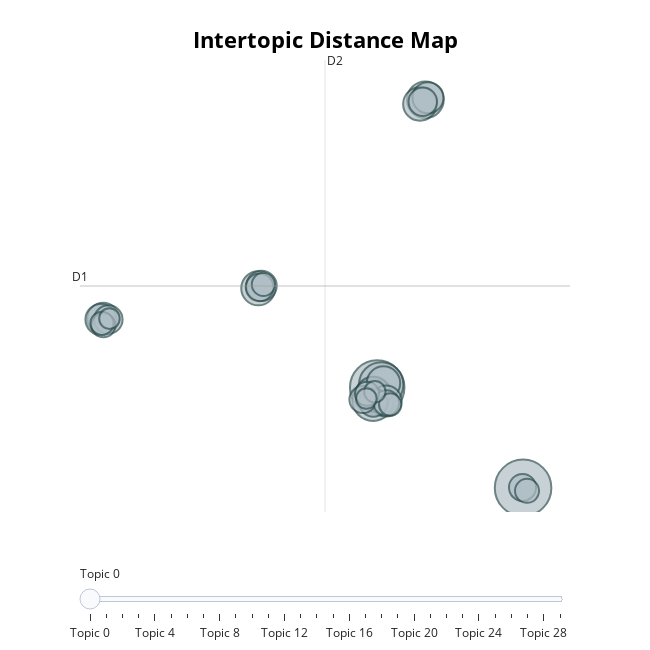

The cell this chart's notebook holds for it:
### Code cell
topic_model.visualize_topics()

### Figure 1 — Plotly figure (JSON) as saved in the notebook; plotly's stock layout.template omitted (floating-point values rounded to 4 significant figures)
{"data": [{"customdata": [[0, "law | international | the | of | legal", 83], [1, "and | to | the | of | business", 77], [2, "financial | the | of | to | accounting", 51], [3, "language | in | of | the | and", 45], [4, "art | the | dutch | of | and", 35], [5, "thesis | the | research | to | supervisor", 32], [6, "contents | consult | recent | most | information", 30], [7, "the | and | to | game | of", 29], [8, "the | of | and | ancient | in", 29], [9, "development | and | the | in | of", 26], [10, "conflict | and | the | political | of", 25], [11, "media | and | to | of | the", 25], [12, "physics | quantum | the | of | and", 25], [13, "registration | contents | consult | recent | most", 24], [14, "en | de | van | het | een", 21], [15, "health | and | the | in | of", 21], [16, "literary | and | literature | of | the", 21], [17, "vu | offered | at | amsterdam | university", 20], [18, "eu | european | the | of | and", 19], [19, "brain | neuroscience | cognitive | of | the", 19], [20, "logic | theory | of | the | and", 17], [21, "gis | and | in | course | the", 15], [22, "biology | cell | the | of | biomedical", 15], [23, "europe | european | the | and | of", 15], [24, "announced | registration | be | will | url", 14], [25, "environmental | and | the | to | governance", 14], [26, "systems | and | the | computing | hpc", 13], [27, "forensic | the | scene | evidence | crime", 12], [28, "and | social | in | the | dyslexia", 11], [29, "gender | sexuality | and | of | the", 11]], "hovertemplate": "<b>Topic %{customdata[0]}</b><br>%{customdata[1]}<br>Size: %{customdata[2]}", "legendgroup": "", "marker": {"color": "#B0BEC5", "line": {"color": "DarkSlateGrey", "width": 2}, "size": [83, 77, 51, 45, 35, 32, 30, 29, 29, 26, 25, 25, 25, 24, 21, 21, 21, 20, 19, 19, 17, 15, 15, 15, 14, 14, 13, 12, 11, 11], "sizemode": "area", "sizeref": 0.05187, "symbol": "circle"}, "mode": "markers", "name": "", "orientation": "v", "showlegend": false, "type": "scatter", "x": [21.42, 10.37, 10.67, 10.05, 14.01, 10.06, 1.35, 10.84, 13.6, -10.4, -10.57, 14.21, 11.04, 1.597, 10.07, -10.01, 13.82, 1.455, 21.38, 9.283, 11.06, -10.39, 9.593, 21.72, 1.741, -10.49, 11.35, 10.19, 9.545, -9.927], "xaxis": "x", "y": [-13.92, -3.796, -3.499, -5.07, 25.19, -4.481, 6.191, -3.352, 24.77, 3.136, 3.054, 25.39, -5.172, 6.437, -5.306, 3.044, 24.99, 6.296, -13.88, -5.019, -5.357, 2.463, -4.44, -14.22, 6.581, 2.66, -5.52, -4.236, -4.918, 3.14], "yaxis": "y"}], "layout": {"annotations": [{"showarrow": false, "text": "D1", "x": -12.16, "y": 6.424, "yshift": 10}, {"showarrow": false, "text": "D2", "x": 6.409, "xshift": 10, "y": 29.2}], "height": 650, "hoverlabel": {"bgcolor": "white", "font": {"family": "Rockwell", "size": 16}}, "legend": {"itemsizing": "constant", "tracegroupgap": 0}, "margin": {"t": 60}, "shapes": [{"line": {"color": "#CFD8DC", "width": 2}, "type": "line", "x0": 6.409, "x1": 6.409, "y0": -16.35, "y1": 29.2}, {"line": {"color": "#9E9E9E", "width": 2}, "type": "line", "x0": -12.16, "x1": 24.98, "y0": 6.424, "y1": 6.424}], "sliders": [{"active": 0, "pad": {"t": 50}, "steps": [{"args": [{"marker.color": [["red", "#B0BEC5", "#B0BEC5", "#B0BEC5", "#B0BEC5", "#B0BEC5", "#B0BEC5", "#B0BEC5", "#B0BEC5", "#B0BEC5", "#B0BEC5", "#B0BEC5", "#B0BEC5", "#B0BEC5", "#B0BEC5", "#B0BEC5", "#B0BEC5", "#B0BEC5", "#B0BEC5", "#B0BEC5", "#B0BEC5", "#B0BEC5", "#B0BEC5", "#B0BEC5", "#B0BEC5", "#B0BEC5", "#B0BEC5", "#B0BEC5", "#B0BEC5", "#B0BEC5"]]}], "label": "Topic 0", "method": "update"}, {"args": [{"marker.color": [["#B0BEC5", "red", "#B0BEC5", "#B0BEC5", "#B0BEC5", "#B0BEC5", "#B0BEC5", "#B0BEC5", "#B0BEC5", "#B0BEC5", "#B0BEC5", "#B0BEC5", "#B0BEC5", "#B0BEC5", "#B0BEC5", "#B0BEC5", "#B0BEC5", "#B0BEC5", "#B0BEC5", "#B0BEC5", "#B0BEC5", "#B0BEC5", "#B0BEC5", "#B0BEC5", "#B0BEC5", "#B0BEC5", "#B0BEC5", "#B0BEC5", "#B0BEC5", "#B0BEC5"]]}], "label": "Topic 1", "method": "update"}, {"args": [{"marker.color": [["#B0BEC5", "#B0BEC5", "red", "#B0BEC5", "#B0BEC5", "#B0BEC5", "#B0BEC5", "#B0BEC5", "#B0BEC5", "#B0BEC5", "#B0BEC5", "#B0BEC5", "#B0BEC5", "#B0BEC5", "#B0BEC5", "#B0BEC5", "#B0BEC5", "#B0BEC5", "#B0BEC5", "#B0BEC5", "#B0BEC5", "#B0BEC5", "#B0BEC5", "#B0BEC5", "#B0BEC5", "#B0BEC5", "#B0BEC5", "#B0BEC5", "#B0BEC5", "#B0BEC5"]]}], "label": "Topic 2", "method": "update"}, {"args": [{"marker.color": [["#B0BEC5", "#B0BEC5", "#B0BEC5", "red", "#B0BEC5", "#B0BEC5", "#B0BEC5", "#B0BEC5", "#B0BEC5", "#B0BEC5", "#B0BEC5", "#B0BEC5", "#B0BEC5", "#B0BEC5", "#B0BEC5", "#B0BEC5", "#B0BEC5", "#B0BEC5", "#B0BEC5", "#B0BEC5", "#B0BEC5", "#B0BEC5", "#B0BEC5", "#B0BEC5", "#B0BEC5", "#B0BEC5", "#B0BEC5", "#B0BEC5", "#B0BEC5", "#B0BEC5"]]}], "label": "Topic 3", "method": "update"}, {"args": [{"marker.color": [["#B0BEC5", "#B0BEC5", "#B0BEC5", "#B0BEC5", "red", "#B0BEC5", "#B0BEC5", "#B0BEC5", "#B0BEC5", "#B0BEC5", "#B0BEC5", "#B0BEC5", "#B0BEC5", "#B0BEC5", "#B0BEC5", "#B0BEC5", "#B0BEC5", "#B0BEC5", "#B0BEC5", "#B0BEC5", "#B0BEC5", "#B0BEC5", "#B0BEC5", "#B0BEC5", "#B0BEC5", "#B0BEC5", "#B0BEC5", "#B0BEC5", "#B0BEC5", "#B0BEC5"]]}], "label": "Topic 4", "method": "update"}, {"args": [{"marker.color": [["#B0BEC5", "#B0BEC5", "#B0BEC5", "#B0BEC5", "#B0BEC5", "red", "#B0BEC5", "#B0BEC5", "#B0BEC5", "#B0BEC5", "#B0BEC5", "#B0BEC5", "#B0BEC5", "#B0BEC5", "#B0BEC5", "#B0BEC5", "#B0BEC5", "#B0BEC5", "#B0BEC5", "#B0BEC5", "#B0BEC5", "#B0BEC5", "#B0BEC5", "#B0BEC5", "#B0BEC5", "#B0BEC5", "#B0BEC5", "#B0BEC5", "#B0BEC5", "#B0BEC5"]]}], "label": "Topic 5", "method": "update"}, {"args": [{"marker.color": [["#B0BEC5", "#B0BEC5", "#B0BEC5", "#B0BEC5", "#B0BEC5", "#B0BEC5", "red", "#B0BEC5", "#B0BEC5", "#B0BEC5", "#B0BEC5", "#B0BEC5", "#B0BEC5", "#B0BEC5", "#B0BEC5", "#B0BEC5", "#B0BEC5", "#B0BEC5", "#B0BEC5", "#B0BEC5", "#B0BEC5", "#B0BEC5", "#B0BEC5", "#B0BEC5", "#B0BEC5", "#B0BEC5", "#B0BEC5", "#B0BEC5", "#B0BEC5", "#B0BEC5"]]}], "label": "Topic 6", "method": "update"}, {"args": [{"marker.color": [["#B0BEC5", "#B0BEC5", "#B0BEC5", "#B0BEC5", "#B0BEC5", "#B0BEC5", "#B0BEC5", "red", "#B0BEC5", "#B0BEC5", "#B0BEC5", "#B0BEC5", "#B0BEC5", "#B0BEC5", "#B0BEC5", "#B0BEC5", "#B0BEC5", "#B0BEC5", "#B0BEC5", "#B0BEC5", "#B0BEC5", "#B0BEC5", "#B0BEC5", "#B0BEC5", "#B0BEC5", "#B0BEC5", "#B0BEC5", "#B0BEC5", "#B0BEC5", "#B0BEC5"]]}], "label": "Topic 7", "method": "update"}, {"args": [{"marker.color": [["#B0BEC5", "#B0BEC5", "#B0BEC5", "#B0BEC5", "#B0BEC5", "#B0BEC5", "#B0BEC5", "#B0BEC5", "red", "#B0BEC5", "#B0BEC5", "#B0BEC5", "#B0BEC5", "#B0BEC5", "#B0BEC5", "#B0BEC5", "#B0BEC5", "#B0BEC5", "#B0BEC5", "#B0BEC5", "#B0BEC5", "#B0BEC5", "#B0BEC5", "#B0BEC5", "#B0BEC5", "#B0BEC5", "#B0BEC5", "#B0BEC5", "#B0BEC5", "#B0BEC5"]]}], "label": "Topic 8", "method": "update"}, {"args": [{"marker.color": [["#B0BEC5", "#B0BEC5", "#B0BEC5", "#B0BEC5", "#B0BEC5", "#B0BEC5", "#B0BEC5", "#B0BEC5", "#B0BEC5", "red", "#B0BEC5", "#B0BEC5", "#B0BEC5", "#B0BEC5", "#B0BEC5", "#B0BEC5", "#B0BEC5", "#B0BEC5", "#B0BEC5", "#B0BEC5", "#B0BEC5", "#B0BEC5", "#B0BEC5", "#B0BEC5", "#B0BEC5", "#B0BEC5", "#B0BEC5", "#B0BEC5", "#B0BEC5", "#B0BEC5"]]}], "label": "Topic 9", "method": "update"}, {"args": [{"marker.color": [["#B0BEC5", "#B0BEC5", "#B0BEC5", "#B0BEC5", "#B0BEC5", "#B0BEC5", "#B0BEC5", "#B0BEC5", "#B0BEC5", "#B0BEC5", "red", "#B0BEC5", "#B0BEC5", "#B0BEC5", "#B0BEC5", "#B0BEC5", "#B0BEC5", "#B0BEC5", "#B0BEC5", "#B0BEC5", "#B0BEC5", "#B0BEC5", "#B0BEC5", "#B0BEC5", "#B0BEC5", "#B0BEC5", "#B0BEC5", "#B0BEC5", "#B0BEC5", "#B0BEC5"]]}], "label": "Topic 10", "method": "update"}, {"args": [{"marker.color": [["#B0BEC5", "#B0BEC5", "#B0BEC5", "#B0BEC5", "#B0BEC5", "#B0BEC5", "#B0BEC5", "#B0BEC5", "#B0BEC5", "#B0BEC5", "#B0BEC5", "red", "#B0BEC5", "#B0BEC5", "#B0BEC5", "#B0BEC5", "#B0BEC5", "#B0BEC5", "#B0BEC5", "#B0BEC5", "#B0BEC5", "#B0BEC5", "#B0BEC5", "#B0BEC5", "#B0BEC5", "#B0BEC5", "#B0BEC5", "#B0BEC5", "#B0BEC5", "#B0BEC5"]]}], "label": "Topic 11", "method": "update"}, {"args": [{"marker.color": [["#B0BEC5", "#B0BEC5", "#B0BEC5", "#B0BEC5", "#B0BEC5", "#B0BEC5", "#B0BEC5", "#B0BEC5", "#B0BEC5", "#B0BEC5", "#B0BEC5", "#B0BEC5", "red", "#B0BEC5", "#B0BEC5", "#B0BEC5", "#B0BEC5", "#B0BEC5", "#B0BEC5", "#B0BEC5", "#B0BEC5", "#B0BEC5", "#B0BEC5", "#B0BEC5", "#B0BEC5", "#B0BEC5", "#B0BEC5", "#B0BEC5", "#B0BEC5", "#B0BEC5"]]}], "label": "Topic 12", "method": "update"}, {"args": [{"marker.color": [["#B0BEC5", "#B0BEC5", "#B0BEC5", "#B0BEC5", "#B0BEC5", "#B0BEC5", "#B0BEC5", "#B0BEC5", "#B0BEC5", "#B0BEC5", "#B0BEC5", "#B0BEC5", "#B0BEC5", "red", "#B0BEC5", "#B0BEC5", "#B0BEC5", "#B0BEC5", "#B0BEC5", "#B0BEC5", "#B0BEC5", "#B0BEC5", "#B0BEC5", "#B0BEC5", "#B0BEC5", "#B0BEC5", "#B0BEC5", "#B0BEC5", "#B0BEC5", "#B0BEC5"]]}], "label": "Topic 13", "method": "update"}, {"args": [{"marker.color": [["#B0BEC5", "#B0BEC5", "#B0BEC5", "#B0BEC5", "#B0BEC5", "#B0BEC5", "#B0BEC5", "#B0BEC5", "#B0BEC5", "#B0BEC5", "#B0BEC5", "#B0BEC5", "#B0BEC5", "#B0BEC5", "red", "#B0BEC5", "#B0BEC5", "#B0BEC5", "#B0BEC5", "#B0BEC5", "#B0BEC5", "#B0BEC5", "#B0BEC5", "#B0BEC5", "#B0BEC5", "#B0BEC5", "#B0BEC5", "#B0BEC5", "#B0BEC5", "#B0BEC5"]]}], "label": "Topic 14", "method": "update"}, {"args": [{"marker.color": [["#B0BEC5", "#B0BEC5", "#B0BEC5", "#B0BEC5", "#B0BEC5", "#B0BEC5", "#B0BEC5", "#B0BEC5", "#B0BEC5", "#B0BEC5", "#B0BEC5", "#B0BEC5", "#B0BEC5", "#B0BEC5", "#B0BEC5", "red", "#B0BEC5", "#B0BEC5", "#B0BEC5", "#B0BEC5", "#B0BEC5", "#B0BEC5", "#B0BEC5", "#B0BEC5", "#B0BEC5", "#B0BEC5", "#B0BEC5", "#B0BEC5", "#B0BEC5", "#B0BEC5"]]}], "label": "Topic 15", "method": "update"}, {"args": [{"marker.color": [["#B0BEC5", "#B0BEC5", "#B0BEC5", "#B0BEC5", "#B0BEC5", "#B0BEC5", "#B0BEC5", "#B0BEC5", "#B0BEC5", "#B0BEC5", "#B0BEC5", "#B0BEC5", "#B0BEC5", "#B0BEC5", "#B0BEC5", "#B0BEC5", "red", "#B0BEC5", "#B0BEC5", "#B0BEC5", "#B0BEC5", "#B0BEC5", "#B0BEC5", "#B0BEC5", "#B0BEC5", "#B0BEC5", "#B0BEC5", "#B0BEC5", "#B0BEC5", "#B0BEC5"]]}], "label": "Topic 16", "method": "update"}, {"args": [{"marker.color": [["#B0BEC5", "#B0BEC5", "#B0BEC5", "#B0BEC5", "#B0BEC5", "#B0BEC5", "#B0BEC5", "#B0BEC5", "#B0BEC5", "#B0BEC5", "#B0BEC5", "#B0BEC5", "#B0BEC5", "#B0BEC5", "#B0BEC5", "#B0BEC5", "#B0BEC5", "red", "#B0BEC5", "#B0BEC5", "#B0BEC5", "#B0BEC5", "#B0BEC5", "#B0BEC5", "#B0BEC5", "#B0BEC5", "#B0BEC5", "#B0BEC5", "#B0BEC5", "#B0BEC5"]]}], "label": "Topic 17", "method": "update"}, {"args": [{"marker.color": [["#B0BEC5", "#B0BEC5", "#B0BEC5", "#B0BEC5", "#B0BEC5", "#B0BEC5", "#B0BEC5", "#B0BEC5", "#B0BEC5", "#B0BEC5", "#B0BEC5", "#B0BEC5", "#B0BEC5", "#B0BEC5", "#B0BEC5", "#B0BEC5", "#B0BEC5", "#B0BEC5", "red", "#B0BEC5", "#B0BEC5", "#B0BEC5", "#B0BEC5", "#B0BEC5", "#B0BEC5", "#B0BEC5", "#B0BEC5", "#B0BEC5", "#B0BEC5", "#B0BEC5"]]}], "label": "Topic 18", "method": "update"}, {"args": [{"marker.color": [["#B0BEC5", "#B0BEC5", "#B0BEC5", "#B0BEC5", "#B0BEC5", "#B0BEC5", "#B0BEC5", "#B0BEC5", "#B0BEC5", "#B0BEC5", "#B0BEC5", "#B0BEC5", "#B0BEC5", "#B0BEC5", "#B0BEC5", "#B0BEC5", "#B0BEC5", "#B0BEC5", "#B0BEC5", "red", "#B0BEC5", "#B0BEC5", "#B0BEC5", "#B0BEC5", "#B0BEC5", "#B0BEC5", "#B0BEC5", "#B0BEC5", "#B0BEC5", "#B0BEC5"]]}], "label": "Topic 19", "method": "update"}, {"args": [{"marker.color": [["#B0BEC5", "#B0BEC5", "#B0BEC5", "#B0BEC5", "#B0BEC5", "#B0BEC5", "#B0BEC5", "#B0BEC5", "#B0BEC5", "#B0BEC5", "#B0BEC5", "#B0BEC5", "#B0BEC5", "#B0BEC5", "#B0BEC5", "#B0BEC5", "#B0BEC5", "#B0BEC5", "#B0BEC5", "#B0BEC5", "red", "#B0BEC5", "#B0BEC5", "#B0BEC5", "#B0BEC5", "#B0BEC5", "#B0BEC5", "#B0BEC5", "#B0BEC5", "#B0BEC5"]]}], "label": "Topic 20", "method": "update"}, {"args": [{"marker.color": [["#B0BEC5", "#B0BEC5", "#B0BEC5", "#B0BEC5", "#B0BEC5", "#B0BEC5", "#B0BEC5", "#B0BEC5", "#B0BEC5", "#B0BEC5", "#B0BEC5", "#B0BEC5", "#B0BEC5", "#B0BEC5", "#B0BEC5", "#B0BEC5", "#B0BEC5", "#B0BEC5", "#B0BEC5", "#B0BEC5", "#B0BEC5", "red", "#B0BEC5", "#B0BEC5", "#B0BEC5", "#B0BEC5", "#B0BEC5", "#B0BEC5", "#B0BEC5", "#B0BEC5"]]}], "label": "Topic 21", "method": "update"}, {"args": [{"marker.color": [["#B0BEC5", "#B0BEC5", "#B0BEC5", "#B0BEC5", "#B0BEC5", "#B0BEC5", "#B0BEC5", "#B0BEC5", "#B0BEC5", "#B0BEC5", "#B0BEC5", "#B0BEC5", "#B0BEC5", "#B0BEC5", "#B0BEC5", "#B0BEC5", "#B0BEC5", "#B0BEC5", "#B0BEC5", "#B0BEC5", "#B0BEC5", "#B0BEC5", "red", "#B0BEC5", "#B0BEC5", "#B0BEC5", "#B0BEC5", "#B0BEC5", "#B0BEC5", "#B0BEC5"]]}], "label": "Topic 22", "method": "update"}, {"args": [{"marker.color": [["#B0BEC5", "#B0BEC5", "#B0BEC5", "#B0BEC5", "#B0BEC5", "#B0BEC5", "#B0BEC5", "#B0BEC5", "#B0BEC5", "#B0BEC5", "#B0BEC5", "#B0BEC5", "#B0BEC5", "#B0BEC5", "#B0BEC5", "#B0BEC5", "#B0BEC5", "#B0BEC5", "#B0BEC5", "#B0BEC5", "#B0BEC5", "#B0BEC5", "#B0BEC5", "red", "#B0BEC5", "#B0BEC5", "#B0BEC5", "#B0BEC5", "#B0BEC5", "#B0BEC5"]]}], "label": "Topic 23", "method": "update"}, {"args": [{"marker.color": [["#B0BEC5", "#B0BEC5", "#B0BEC5", "#B0BEC5", "#B0BEC5", "#B0BEC5", "#B0BEC5", "#B0BEC5", "#B0BEC5", "#B0BEC5", "#B0BEC5", "#B0BEC5", "#B0BEC5", "#B0BEC5", "#B0BEC5", "#B0BEC5", "#B0BEC5", "#B0BEC5", "#B0BEC5", "#B0BEC5", "#B0BEC5", "#B0BEC5", "#B0BEC5", "#B0BEC5", "red", "#B0BEC5", "#B0BEC5", "#B0BEC5", "#B0BEC5", "#B0BEC5"]]}], "label": "Topic 24", "method": "update"}, {"args": [{"marker.color": [["#B0BEC5", "#B0BEC5", "#B0BEC5", "#B0BEC5", "#B0BEC5", "#B0BEC5", "#B0BEC5", "#B0BEC5", "#B0BEC5", "#B0BEC5", "#B0BEC5", "#B0BEC5", "#B0BEC5", "#B0BEC5", "#B0BEC5", "#B0BEC5", "#B0BEC5", "#B0BEC5", "#B0BEC5", "#B0BEC5", "#B0BEC5", "#B0BEC5", "#B0BEC5", "#B0BEC5", "#B0BEC5", "red", "#B0BEC5", "#B0BEC5", "#B0BEC5", "#B0BEC5"]]}], "label": "Topic 25", "method": "update"}, {"args": [{"marker.color": [["#B0BEC5", "#B0BEC5", "#B0BEC5", "#B0BEC5", "#B0BEC5", "#B0BEC5", "#B0BEC5", "#B0BEC5", "#B0BEC5", "#B0BEC5", "#B0BEC5", "#B0BEC5", "#B0BEC5", "#B0BEC5", "#B0BEC5", "#B0BEC5", "#B0BEC5", "#B0BEC5", "#B0BEC5", "#B0BEC5", "#B0BEC5", "#B0BEC5", "#B0BEC5", "#B0BEC5", "#B0BEC5", "#B0BEC5", "red", "#B0BEC5", "#B0BEC5", "#B0BEC5"]]}], "label": "Topic 26", "method": "update"}, {"args": [{"marker.color": [["#B0BEC5", "#B0BEC5", "#B0BEC5", "#B0BEC5", "#B0BEC5", "#B0BEC5", "#B0BEC5", "#B0BEC5", "#B0BEC5", "#B0BEC5", "#B0BEC5", "#B0BEC5", "#B0BEC5", "#B0BEC5", "#B0BEC5", "#B0BEC5", "#B0BEC5", "#B0BEC5", "#B0BEC5", "#B0BEC5", "#B0BEC5", "#B0BEC5", "#B0BEC5", "#B0BEC5", "#B0BEC5", "#B0BEC5", "#B0BEC5", "red", "#B0BEC5", "#B0BEC5"]]}], "label": "Topic 27", "method": "update"}, {"args": [{"marker.color": [["#B0BEC5", "#B0BEC5", "#B0BEC5", "#B0BEC5", "#B0BEC5", "#B0BEC5", "#B0BEC5", "#B0BEC5", "#B0BEC5", "#B0BEC5", "#B0BEC5", "#B0BEC5", "#B0BEC5", "#B0BEC5", "#B0BEC5", "#B0BEC5", "#B0BEC5", "#B0BEC5", "#B0BEC5", "#B0BEC5", "#B0BEC5", "#B0BEC5", "#B0BEC5", "#B0BEC5", "#B0BEC5", "#B0BEC5", "#B0BEC5", "#B0BEC5", "red", "#B0BEC5"]]}], "label": "Topic 28", "method": "update"}, {"args": [{"marker.color": [["#B0BEC5", "#B0BEC5", "#B0BEC5", "#B0BEC5", "#B0BEC5", "#B0BEC5", "#B0BEC5", "#B0BEC5", "#B0BEC5", "#B0BEC5", "#B0BEC5", "#B0BEC5", "#B0BEC5", "#B0BEC5", "#B0BEC5", "#B0BEC5", "#B0BEC5", "#B0BEC5", "#B0BEC5", "#B0BEC5", "#B0BEC5", "#B0BEC5", "#B0BEC5", "#B0BEC5", "#B0BEC5", "#B0BEC5", "#B0BEC5", "#B0BEC5", "#B0BEC5", "red"]]}], "label": "Topic 29", "method": "update"}]}], "title": {"font": {"color": "Black", "size": 22}, "text": "<b>Intertopic Distance Map</b>", "x": 0.5, "xanchor": "center", "y": 0.95, "yanchor": "top"}, "width": 650, "xaxis": {"anchor": "y", "domain": [0, 1], "range": [-12.16, 24.98], "title": {"text": ""}, "visible": false}, "yaxis": {"anchor": "x", "domain": [0, 1], "range": [-16.35, 29.2], "title": {"text": ""}, "visible": false}}}
